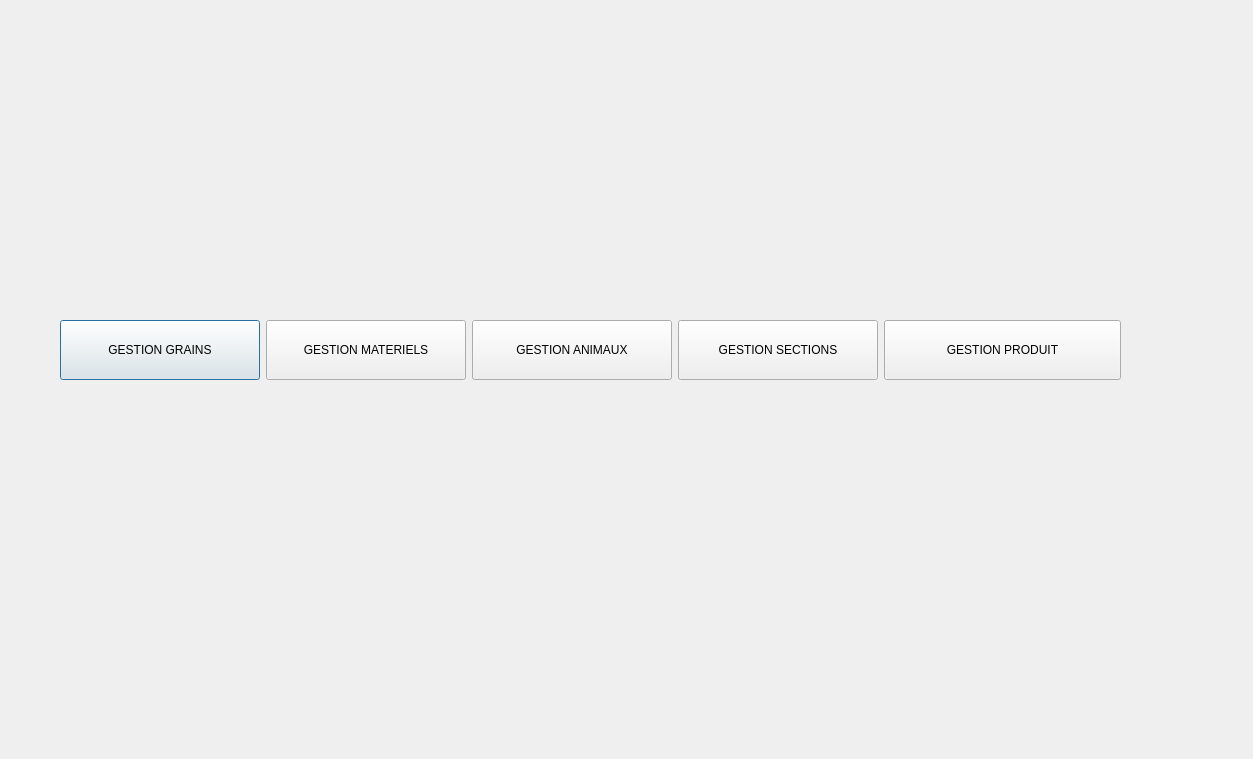
<?xml version="1.0" encoding="UTF-8"?>
<ui version="4.0">
 <class>menu</class>
 <widget class="QDialog" name="menu">
  <property name="geometry">
   <rect>
    <x>0</x>
    <y>0</y>
    <width>1253</width>
    <height>759</height>
   </rect>
  </property>
  <property name="windowTitle">
   <string>Dialog</string>
  </property>
  <widget class="QLabel" name="label_6">
   <property name="geometry">
    <rect>
     <x>160</x>
     <y>530</y>
     <width>91</width>
     <height>71</height>
    </rect>
   </property>
   <property name="text">
    <string/>
   </property>
   <property name="pixmap">
    <pixmap>../380406880_997100801574113_6659095848234437495_n-removebg-preview.png</pixmap>
   </property>
   <property name="scaledContents">
    <bool>true</bool>
   </property>
  </widget>
  <widget class="QLabel" name="label_11">
   <property name="geometry">
    <rect>
     <x>800</x>
     <y>570</y>
     <width>71</width>
     <height>51</height>
    </rect>
   </property>
   <property name="text">
    <string/>
   </property>
   <property name="pixmap">
    <pixmap>../qt/385531665_155362134324373_3715284581619484336_n-removebg-preview.png</pixmap>
   </property>
   <property name="scaledContents">
    <bool>true</bool>
   </property>
  </widget>
  <widget class="QLabel" name="label_3">
   <property name="geometry">
    <rect>
     <x>1000</x>
     <y>540</y>
     <width>71</width>
     <height>61</height>
    </rect>
   </property>
   <property name="text">
    <string/>
   </property>
   <property name="pixmap">
    <pixmap>../385532789_847719370298560_2427089099990555782_n-removebg-preview.png</pixmap>
   </property>
   <property name="scaledContents">
    <bool>true</bool>
   </property>
  </widget>
  <widget class="QLabel" name="label_12">
   <property name="geometry">
    <rect>
     <x>1000</x>
     <y>570</y>
     <width>71</width>
     <height>51</height>
    </rect>
   </property>
   <property name="text">
    <string/>
   </property>
   <property name="pixmap">
    <pixmap>../qt/385532789_847719370298560_2427089099990555782_n-removebg-preview.png</pixmap>
   </property>
   <property name="scaledContents">
    <bool>true</bool>
   </property>
  </widget>
  <widget class="QLabel" name="label_2">
   <property name="geometry">
    <rect>
     <x>790</x>
     <y>540</y>
     <width>71</width>
     <height>61</height>
    </rect>
   </property>
   <property name="text">
    <string/>
   </property>
   <property name="pixmap">
    <pixmap>../385531665_155362134324373_3715284581619484336_n-removebg-preview.png</pixmap>
   </property>
   <property name="scaledContents">
    <bool>true</bool>
   </property>
  </widget>
  <widget class="QLabel" name="label_8">
   <property name="geometry">
    <rect>
     <x>180</x>
     <y>550</y>
     <width>91</width>
     <height>71</height>
    </rect>
   </property>
   <property name="text">
    <string/>
   </property>
   <property name="pixmap">
    <pixmap>../qt/380406880_997100801574113_6659095848234437495_n-removebg-preview.png</pixmap>
   </property>
   <property name="scaledContents">
    <bool>true</bool>
   </property>
  </widget>
  <widget class="QLabel" name="label_4">
   <property name="geometry">
    <rect>
     <x>580</x>
     <y>540</y>
     <width>91</width>
     <height>71</height>
    </rect>
   </property>
   <property name="text">
    <string/>
   </property>
   <property name="pixmap">
    <pixmap>../385529703_358485723286839_5669071726708543432_n-removebg-preview.png</pixmap>
   </property>
   <property name="scaledContents">
    <bool>true</bool>
   </property>
  </widget>
  <widget class="QWidget" name="horizontalLayoutWidget">
   <property name="geometry">
    <rect>
     <x>60</x>
     <y>300</y>
     <width>1061</width>
     <height>101</height>
    </rect>
   </property>
   <layout class="QHBoxLayout" name="horizontalLayout_2">
    <item>
     <widget class="QPushButton" name="gestion_grains">
      <property name="minimumSize">
       <size>
        <width>200</width>
        <height>60</height>
       </size>
      </property>
      <property name="maximumSize">
       <size>
        <width>150</width>
        <height>60</height>
       </size>
      </property>
      <property name="text">
       <string>GESTION GRAINS</string>
      </property>
     </widget>
    </item>
    <item>
     <widget class="QPushButton" name="gestion_materiels">
      <property name="minimumSize">
       <size>
        <width>200</width>
        <height>60</height>
       </size>
      </property>
      <property name="maximumSize">
       <size>
        <width>150</width>
        <height>60</height>
       </size>
      </property>
      <property name="text">
       <string>GESTION MATERIELS</string>
      </property>
     </widget>
    </item>
    <item>
     <widget class="QPushButton" name="gestion_animaux">
      <property name="maximumSize">
       <size>
        <width>200</width>
        <height>60</height>
       </size>
      </property>
      <property name="text">
       <string>GESTION ANIMAUX</string>
      </property>
     </widget>
    </item>
    <item>
     <widget class="QPushButton" name="gestion_sections">
      <property name="maximumSize">
       <size>
        <width>200</width>
        <height>60</height>
       </size>
      </property>
      <property name="text">
       <string>GESTION SECTIONS</string>
      </property>
     </widget>
    </item>
    <item>
     <widget class="QPushButton" name="gestion_produit">
      <property name="minimumSize">
       <size>
        <width>200</width>
        <height>60</height>
       </size>
      </property>
      <property name="text">
       <string>GESTION PRODUIT</string>
      </property>
     </widget>
    </item>
   </layout>
  </widget>
  <widget class="QLabel" name="label_10">
   <property name="geometry">
    <rect>
     <x>580</x>
     <y>560</y>
     <width>81</width>
     <height>61</height>
    </rect>
   </property>
   <property name="text">
    <string/>
   </property>
   <property name="pixmap">
    <pixmap>../qt/385529703_358485723286839_5669071726708543432_n-removebg-preview.png</pixmap>
   </property>
   <property name="scaledContents">
    <bool>true</bool>
   </property>
  </widget>
  <widget class="QLabel" name="label_9">
   <property name="geometry">
    <rect>
     <x>390</x>
     <y>560</y>
     <width>81</width>
     <height>71</height>
    </rect>
   </property>
   <property name="text">
    <string/>
   </property>
   <property name="pixmap">
    <pixmap>../qt/386859162_289268260646686_8576767791705909496_n-removebg-preview.png</pixmap>
   </property>
   <property name="scaledContents">
    <bool>true</bool>
   </property>
  </widget>
  <widget class="QLabel" name="label_5">
   <property name="geometry">
    <rect>
     <x>370</x>
     <y>530</y>
     <width>111</width>
     <height>81</height>
    </rect>
   </property>
   <property name="text">
    <string/>
   </property>
   <property name="pixmap">
    <pixmap>../386859162_289268260646686_8576767791705909496_n-removebg-preview.png</pixmap>
   </property>
   <property name="scaledContents">
    <bool>true</bool>
   </property>
  </widget>
  <widget class="QLabel" name="label">
   <property name="geometry">
    <rect>
     <x>0</x>
     <y>0</y>
     <width>1251</width>
     <height>801</height>
    </rect>
   </property>
   <property name="styleSheet">
    <string notr="true">border-image: url(:/new/prefix1/oo.jpg);</string>
   </property>
   <property name="text">
    <string/>
   </property>
   <property name="pixmap">
    <pixmap>../qt/smart farming i 1.png</pixmap>
   </property>
   <property name="scaledContents">
    <bool>true</bool>
   </property>
  </widget>
  <zorder>label</zorder>
  <zorder>label_6</zorder>
  <zorder>label_11</zorder>
  <zorder>label_3</zorder>
  <zorder>label_12</zorder>
  <zorder>label_2</zorder>
  <zorder>label_8</zorder>
  <zorder>label_4</zorder>
  <zorder>horizontalLayoutWidget</zorder>
  <zorder>label_10</zorder>
  <zorder>label_9</zorder>
  <zorder>label_5</zorder>
 </widget>
 <resources/>
 <connections/>
</ui>
